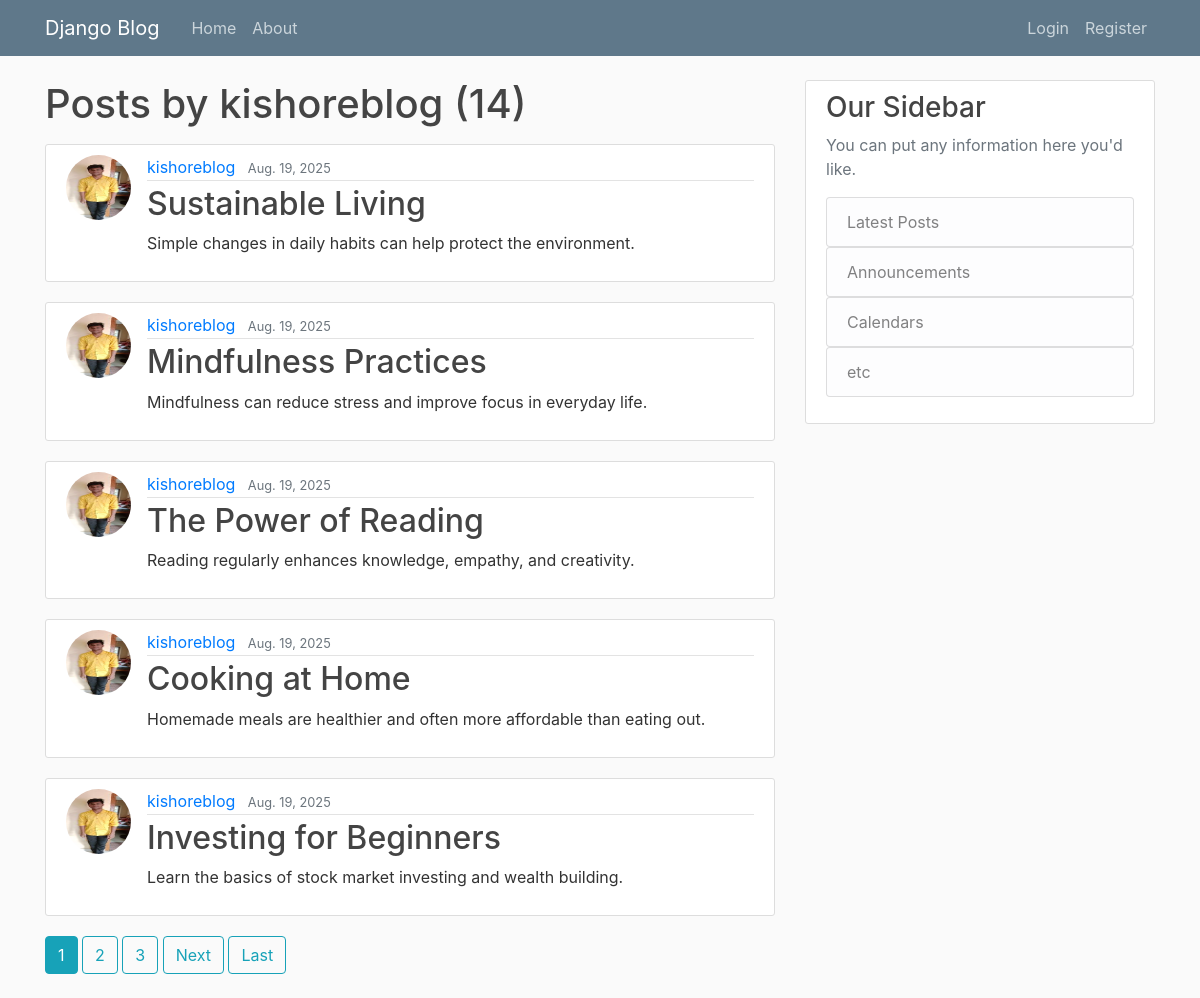
Page /user/kishoreblog on the committed database.
### blog/models.py (models this page shows, shortened)
class Post(models.Model):
    title = models.CharField(max_length=100)
    author = models.ForeignKey(User, on_delete=models.CASCADE)
    content = models.TextField()
    date_posted = models.DateTimeField(default=timezone.now)

### users/models.py (models this page shows, shortened)
class Profile(models.Model):
    user = models.OneToOneField(User, on_delete=models.CASCADE) # one user will have one profile picture (one2onefield)
    image = models.ImageField(default='default.jpg',upload_to='profile_pics')

### blog/views.py (the view)
# urls.py: path('user/<str:username>',UserPostListView.as_view(),name='user-posts'),
class UserPostListView(ListView):
    model = Post
    template_name = 'blog/user_posts.html'
    context_object_name = 'posts'
    ordering = ['-date_posted']
    paginate_by = 5
    def get_queryset(self):
        user = get_object_or_404(User,username=self.kwargs.get('username'))
        return Post.objects.filter(author=user).order_by('-date_posted')

### blog/templates/blog/user_posts.html (shortened to what this page needs)
{% extends "blog/base.html" %}
{% block content %}
<h1 class="mb-3">Posts by {{ view.kwargs.username }} ({{ page_obj.paginator.count}}) </h1>
    {% for post in posts %}
        <article class="media content-section">
          <img src="{{ post.author.profile.image.url }}" class="rounded-circle article-img">
          <div class="media-body">
            <div class="article-metadata">
              <a class="mr-2" href="{%url 'user-posts' post.author.username %}">{{ post.author }}</a>
              <small class="text-muted">{{ post.date_posted|date:"N d, Y" }}</small>
            </div>
            <h2><a class="article-title" href="{% url 'post-detail' post.id %}">{{ post.title }}</a></h2>
            <p class="article-content">{{ post.content }}</p>
          </div>
        </article>
    {% endfor %}
    {% if is_paginated %}
        {% for num in page_obj.paginator.page_range %}
          {% if page_obj.number == num %}
            <a href="?page={{ num }}" class="btn btn-info mb-4">{{ num }}</a>
          {% elif num > page_obj.number|add:"-3" and num < page_obj.number|add:"3" %}
            <a href="?page={{ num }}" class="btn btn-outline-info mb-4">{{ num }}</a>
          {% endif %}
        {% endfor %}
        {% if page_obj.has_next %}
          <a href="?page={{ page_obj.next_page_number }}" class="btn btn-outline-info mb-4">Next</a>
          <a href="?page={{ page_obj.paginator.num_pages }}" class="btn btn-outline-info mb-4">Last</a>
        {% endif %}
    {% endif %}
{% endblock content %}

### blog/static/blog/style.css (style rules this page uses)
body { background: #fafafa; color: #333333; margin-top: 5rem; }
h1, h2, h3, h4, h5, h6 { color: #444444; }
.content-section { background: #ffffff; padding: 10px 20px; border: 1px solid #dddddd; border-radius: 3px; margin-bottom: 20px; }
.article-title { color: #444444; }
.article-content { white-space: pre-line; }
.article-img { height: 65px; width: 65px; margin-right: 16px; }
.article-metadata { padding-bottom: 1px; margin-bottom: 4px; border-bottom: 1px solid #e3e3e3 }

### rows in the picture
Post: author.profile.image (picture), author "kishoreblog", date_posted "Aug. 19, 2025", title "Sustainable Living", content "Simple changes in daily habits can help protect the environment."
Post: author.profile.image (picture), author "kishoreblog", date_posted "Aug. 19, 2025", title "Mindfulness Practices", content "Mindfulness can reduce stress and improve focus in everyday life."
Post: author.profile.image (picture), author "kishoreblog", date_posted "Aug. 19, 2025", title "The Power of Reading", content "Reading regularly enhances knowledge, empathy, and creativity."
Post: author.profile.image (picture), author "kishoreblog", date_posted "Aug. 19, 2025", title "Cooking at Home", content "Homemade meals are healthier and often more affordable than eating out."
Post: author.profile.image (picture), author "kishoreblog", date_posted "Aug. 19, 2025", title "Investing for Beginners", content "Learn the basics of stock market investing and wealth building."

### other values in the picture
{{ view.kwargs.username }} "kishoreblog"
{{ page_obj.paginator.count }} "14"
{{ num }} "1"
{{ num }} "2" "3"
